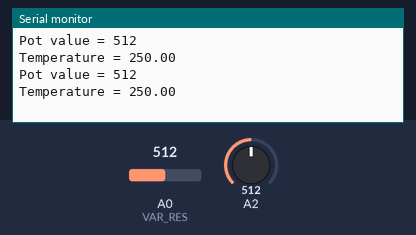
Bench run of a sketch on a simulated Arduino Uno, built with avr-gcc and run on an emulated ATmega328P. Parts: the last lines printed to the serial monitor. The test bench sets the inputs (shaded band); at power-on: A0 (VAR_RES) = 512, A2 = 512. Random numbers use the default seed unless the sketch sets one.

Above: at 2.8 s.
2.9 s: A0 (VAR_RES) set to 716
At 3.8 s:
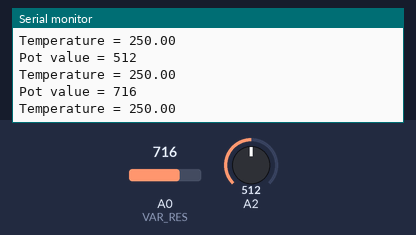
4.4 s: A2 set to 716
At 5.7 s:
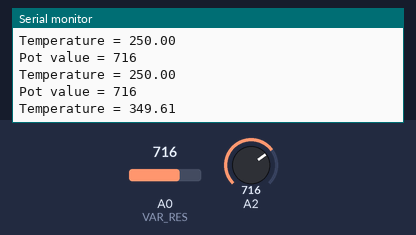
5.9 s: A0 (VAR_RES) set to 900
At 6.8 s:
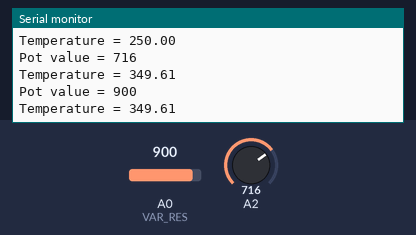
7.4 s: A2 set to 900
At 8.3 s:
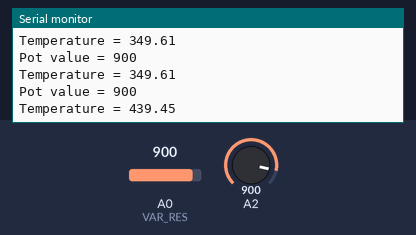
Timing chart, 0 to 9.9 s (numbered marks = the images above; inputs shaded):
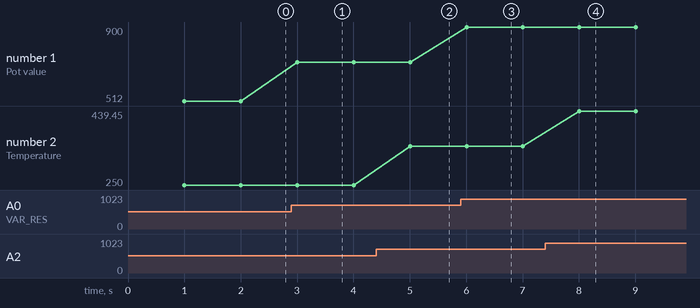

Measured:
- after the input at 2.9 s, the serial monitor: prints a new line after 0.10 s (image 1)
- after the input at 4.4 s, the serial monitor: prints a new line after 0.61 s (image 2)
- after the input at 5.9 s, the serial monitor: prints a new line after 0.11 s (image 3)
- after the input at 7.4 s, the serial monitor: prints a new line after 0.61 s (image 4)
- plotted number 1: 512 → 716 after the input at 2.9 s, 716 → 900 after the input at 5.9 s
- plotted number 2: 250 → 349.61 after the input at 4.4 s, 349.61 → 439.45 after the input at 7.4 s

The sketch:

ex01_01_sensor_board.ino
```cpp
#define BAUDRATE 115200
// hardware resources - analog
#define VAR_RES A0
#define LM35 A2
// hardware resources - digital
#define RGB_R 9
#define RGB_G 10
#define RGB_B 11
#define LED_R 12
#define LED_B 13

#define MAINLOOP 1000

bool led_state = false;
int led_color[5] = {RGB_R, RGB_G, RGB_B, LED_R, LED_B};

long p_millis = 0;

void setup() {
Serial.begin(BAUDRATE);
}

double measure_temp(int channel) {
 return double(analogRead(channel))*5*100/1024;
}

void loop() {
if(millis()-p_millis>=MAINLOOP) {
  Serial.println("Pot value = " + String(analogRead(VAR_RES)));
  Serial.println("Temperature = " + String(measure_temp(LM35)));
  digitalWrite(led_color[random(0,5)],led_state);
  led_state ^= true;
  p_millis = millis();
}
}
```
